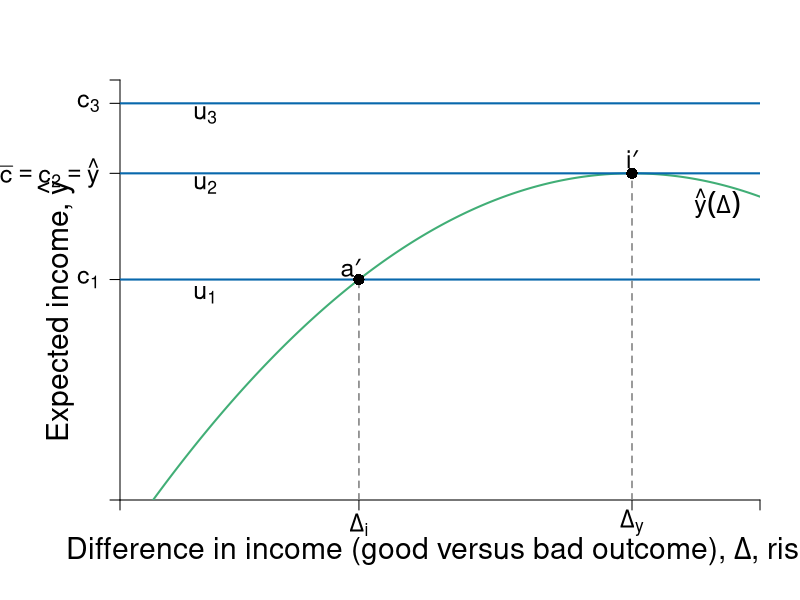

Write R code to recreate this figure.
require(ggplot2)
require(shape)
pdf(file = "risk/risk_return_neutral.pdf", width = 9, height = 7)

# Set parameters for graphics
axislabelsize <- 1.8
labelsize <- 1.5
namesize <- 1.8
annotatesize <- 1.5
graphlinewidth <- 2
segmentlinewidth <- 1.5

COL <- c("#7fc97f", "#beaed4", "#fdc086", "#ffff99", "#386cb0", "#f0027f", "#bf5b17", "#666666")
COLA <- c("#e0f3db", "#99d8c9","#66c2a4","#41ae76", "#238b45", "#005824")
COLB <- c("#c6dbef", "#4eb3d3", "#2b8cbe", "#0868ac","#084081")
COLC <- c("#fcfbfd", "#efedf5", "#dadaeb", "#bcbddc", "#9e9ac8", "#807dba", "#6a51a3", "#54278f", "#3f007d")
grays <- gray.colors(25, start = 1, end = 0)

a <- c(2, 4, 6)
par(mar =  c(5, 6, 4, 2))
xlims <- c(0, 15)
ylims <- c(0, 18)

riskreturn <- function(g, int1 = 14, int2 = 4, coeff = 1/3){
  int1 - (int2 - (coeff)*g)^2
}

uA <- function(y, g, slope = 0.5){
  y+ y*g  - slope*g^2
}

indiffA <- function(g, intercept = 3, slope = 0.125){
  intercept  + slope*g^2
}


#Plot command 
plot(0, 0, xlim = xlims, ylim = ylims, 
     type = "n",
     xlab = expression(paste("")),
     ylab = expression(paste("")), 
     axes = FALSE,
     # xlab = expression(paste("Bob's Payoff, ", u^B)),
     # ylab = expression(paste("Alfredo's Payoff, ", u^A)),
     #xaxt = "n", 
     #yaxt = "n", 
     cex.lab = axislabelsize, 
     bty = "n", 
     xaxs = "i", 
     yaxs = "i"
)

ticksy <- c(0,  riskreturn(g = 5.6), riskreturn(g = 12), 17, ylims[2])
ylabels <- c(NA, expression(paste(c[1])), expression(paste(bar(c) == c[2],phantom() == hat(y))), expression(paste(c[3])), NA)
ticksx <- c(0, 5.6, 12, xlims[2])
xlabels <- c(NA, expression(paste(Delta[i])), expression(paste(Delta[y])), NA)

axis(1, at = ticksx, pos = 0, labels = xlabels, cex.axis = labelsize)
axis(2, at = ticksy, pos = 0, labels = ylabels, las = 1, cex.axis = labelsize)
mtext(expression(paste("Difference in income (good versus bad outcome), ", Delta, ", risk")), side = 1, line = 2.5, cex = axislabelsize)
text(xlims[1] - 1.5, ylims[2] - 0.55*(ylims[2] - ylims[1]), expression(paste("Expected income, ", hat(y))), xpd = TRUE, cex = axislabelsize, srt = 90) 


npts <- 500 
xx1 <- seq(xlims[1], xlims[2], length.out = npts)
lines(xx1, riskreturn(xx1), col = COLA[4], lwd = graphlinewidth, lty = 1)

#Add points a, b, c and c
#segments(5.6, 0, 5.6, riskreturn(g = 5.6), lty = 2, col = COLB[4], lwd = segmentlinewidth)
segments(0, riskreturn(g = 5.6), xlims[2], riskreturn(g = 5.6), lty = 1, col = COLB[4], lwd = graphlinewidth)
segments(0, riskreturn(g = 12) , xlims[2], riskreturn(g = 12) , lty = 1, col = COLB[4], lwd = graphlinewidth)
segments(0, 17, xlims[2], 17, lty = 1, col = COLB[4], lwd = graphlinewidth)

segments(5.6, 0, 5.6, riskreturn(g = 5.6), lty = 2, col = grays[20], lwd = segmentlinewidth)

segments(12, 0, 12, riskreturn(g = 12) , lty = 2, col = grays[20], lwd = segmentlinewidth)


#Label risk return schedule
text(14, 12.7, expression(paste(hat(y)(Delta))), cex = labelsize)


#Label value functions
text(2, 8.8, expression(u[1]), cex = labelsize)
text(2, 13.5, expression(u[2]), cex = labelsize)
text(2, 16.5, expression(u[3]), cex = labelsize)


points(5.6, riskreturn(g = 5.6), pch = 16, col = "black", cex = 1.5)
text(5.6 - 0.2, riskreturn(g = 5.6) + 0.5, expression(paste(a*minute)), cex = labelsize)


points(12, riskreturn(g = 12) , pch = 16, col = "black", cex = 1.5)
text(12, riskreturn(g = 12) + 0.6, expression(paste(i*minute)), cex = labelsize)


dev.off()
